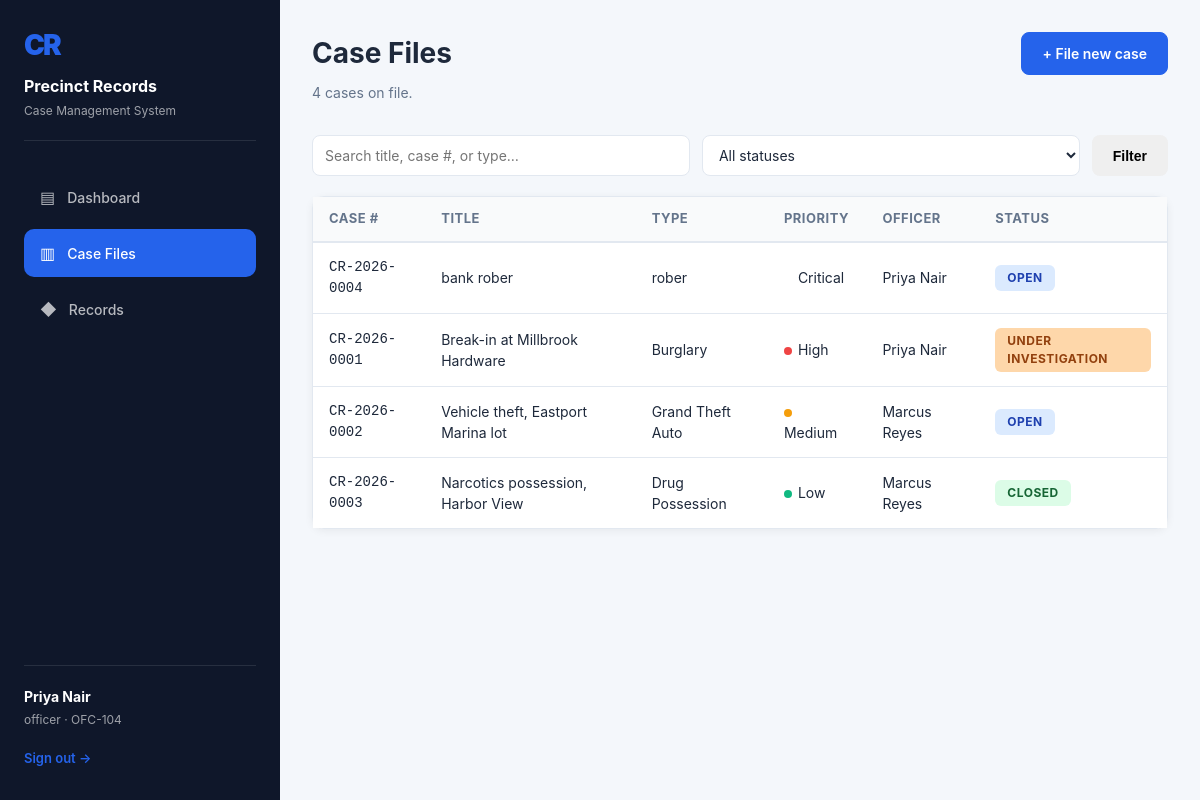
Screenshot of /cases (signed in) with the database file from the repository.
### tables this page shows
CREATE TABLE user (
    id INTEGER PRIMARY KEY AUTOINCREMENT,
    full_name TEXT NOT NULL,
    badge_no TEXT UNIQUE NOT NULL,
    username TEXT UNIQUE NOT NULL,
    password_hash TEXT NOT NULL,
    role TEXT NOT NULL DEFAULT 'officer',
    department TEXT DEFAULT 'General Investigation',
    created_at TEXT
);

CREATE TABLE case_file (
    id INTEGER PRIMARY KEY AUTOINCREMENT,
    case_number TEXT UNIQUE NOT NULL,
    title TEXT NOT NULL,
    crime_type TEXT NOT NULL,
    description TEXT,
    location TEXT,
    date_reported TEXT,
    status TEXT DEFAULT 'Open',
    priority TEXT DEFAULT 'Medium',
    officer_id INTEGER REFERENCES user(id) ON DELETE SET NULL,
    criminal_id INTEGER REFERENCES criminal(id) ON DELETE SET NULL,
    created_at TEXT
);

### app.py (the view)
@app.route("/cases")
@login_required
def cases():
    q = request.args.get("q", "").strip()
    status = request.args.get("status", "").strip()
    conn = dbm.get_db()
    sql = ("SELECT c.*, u.full_name AS officer_name FROM case_file c "
           "LEFT JOIN user u ON c.officer_id = u.id WHERE 1=1")
    params = []
    if q:
        sql += " AND (c.title LIKE ? OR c.case_number LIKE ? OR c.crime_type LIKE ?)"
        like = f"%{q}%"
        params += [like, like, like]
    if status:
        sql += " AND c.status = ?"
        params.append(status)
    sql += " ORDER BY c.created_at DESC"
    all_cases = conn.execute(sql, params).fetchall()
    conn.close()
    return render_template("cases.html", cases=all_cases, q=q, status=status)

### app.py (called while the page is built)
@app.before_request
def load_logged_in_user():
    user_id = session.get("user_id")
    if user_id is None:
        g.user = AnonymousUser()
    else:
        conn = dbm.get_db()
        row = conn.execute("SELECT * FROM user WHERE id = ?", (user_id,)).fetchone()
        conn.close()
        if row is None:
            g.user = AnonymousUser()
        else:
            g.user = dict(row)
            g.user["is_authenticated"] = True
            g.user["is_admin"] = row["role"] == "admin"

@app.context_processor
def inject_user():
    return {"current_user": g.get("user", AnonymousUser()), "current_year": datetime.utcnow().year}

def _is_logged_in():
    return isinstance(g.user, dict) and g.user.get("is_authenticated")

def login_required(view):
    @wraps(view)
    def wrapped(*args, **kwargs):
        if not _is_logged_in():
            return redirect(url_for("login", next=request.path))
        return view(*args, **kwargs)
    return wrapped

### db.py (called while the page is built)
def get_db():
    conn = sqlite3.connect(DB_PATH)
    conn.row_factory = sqlite3.Row
    conn.execute("PRAGMA foreign_keys = ON")
    return conn

### templates/cases.html (shortened to what this page needs)
{% extends "base.html" %}
{% block content %}
<div class="topbar">
  <div>
    <h1>Case Files</h1>
    <div class="desc">{{ cases|length }} case{{ '' if cases|length == 1 else 's' }} on file.</div>
  </div>
  <a class="btn btn-primary" href="{{ url_for('new_case') }}">+ File new case</a>
</div>
<form class="toolbar" method="GET">
  <input type="text" name="q" placeholder="Search title, case #, or type…" value="{{ q }}">
  <select name="status">
    <option value="">All statuses</option>
  </select>
  <button class="btn" type="submit">Filter</button>
</form>
<div class="card" style="padding:0;">
  {% if cases %}
  <table>
    <thead>
      <tr><th>Case #</th><th>Title</th><th>Type</th><th>Priority</th><th>Officer</th><th>Status</th></tr>
    </thead>
    <tbody>
      {% for c in cases %}
      <tr class="row-link" onclick="location.href='{{ url_for('case_detail', case_id=c.id) }}'">
        <td class="mono">{{ c.case_number }}</td>
        <td>{{ c.title }}</td>
        <td>{{ c.crime_type }}</td>
        <td><span class="priority-dot priority-{{ c.priority }}"></span>{{ c.priority }}</td>
        <td>{{ c.officer_name or '—' }}</td>
        <td><span class="stamp stamp-{{ c.status|lower|replace(' ', '-') }}">{{ c.status }}</span></td>
      </tr>
      {% endfor %}
    </tbody>
  </table>
  {% else %}
  <div class="empty-state">
    <div class="big">No matching cases</div>
    Try a different search term or file a new case.
  </div>
  {% endif %}
</div>
{% endblock %}

### templates/base.html (shortened to what this page needs)
<!DOCTYPE html>
<html lang="en">
<head>
  <link rel="stylesheet" href="{{ url_for('static', filename='css/style.css') }}">
</head>
<body>
  <div class="shell">
    <aside class="sidebar">
      <div class="sidebar__brand">
        <div class="mark">CR</div>
        <div class="title">Precinct Records</div>
        <div class="sub">Case Management System</div>
      </div>
      <ul class="tabs">
        <li><a class="tab {{ 'active' if request.endpoint=='dashboard' }}" href="{{ url_for('dashboard') }}"><span class="icon">▤</span> Dashboard</a></li>
        <li><a class="tab {{ 'active' if request.endpoint in ['cases','case_detail','new_case','edit_case'] }}" href="{{ url_for('cases') }}"><span class="icon">▥</span> Case Files</a></li>
        <li><a class="tab {{ 'active' if request.endpoint in ['criminals','criminal_detail','new_criminal','edit_criminal'] }}" href="{{ url_for('criminals') }}"><span class="icon">◆</span> Records</a></li>
      </ul>
      {% if current_user.is_authenticated %}
      <div class="sidebar__foot">
        <div class="who">{{ current_user.full_name }}</div>
        <div class="role">{{ current_user.role }} · {{ current_user.badge_no }}</div>
        <a class="signout" href="{{ url_for('logout') }}">Sign out →</a>
      </div>
      {% endif %}
    </aside>
    <main class="main">
      {% block content %}{% endblock %}
    </main>
  </div>
</body>
</html>

### static/css/style.css (style rules this page uses)
:root { --primary: #2563eb; --primary-dark: #1e40af; --secondary: #64748b; --sidebar: #0f172a; --bg: #f4f7fb; --card: #fff; --text: #1e293b; --text-faint: #64748b; --border: #e2e8f0; --success: #10b981; --error: #ef4444; --warning: #f59e0b; --amber: #f59e0b; --blue: #3b82f6; --teal: #14b8a6; --red: #ef4444; }
* { box-sizing: border-box; }
html, body { margin: 0; padding: 0; height: 100%; }
body { font-family: -apple-system, BlinkMacSystemFont, "Segoe UI", Roboto, "Helvetica Neue", Arial, sans-serif; background: var(--bg); color: var(--text); line-height: 1.5; }
.shell { display: flex; min-height: 100vh; }
.sidebar { width: 280px; background: var(--sidebar); color: #fff; padding: 24px; display: flex; flex-direction: column; position: relative; }
.sidebar__brand { margin-bottom: 32px; padding-bottom: 20px; border-bottom: 1px solid rgba(255, 255, 255, 0.1); }
.mark { font-size: 28px; font-weight: 900; letter-spacing: -2px; margin-bottom: 8px; color: var(--primary); }
.sidebar__brand .title { font-size: 16px; font-weight: 700; margin-bottom: 4px; }
.sidebar__brand .sub { font-size: 12px; color: rgba(255, 255, 255, 0.6); }
.tabs { list-style: none; margin: 0; padding: 0; flex: 1; }
.tabs li { margin-bottom: 8px; }
.tab { display: flex; align-items: center; gap: 12px; padding: 12px 16px; border-radius: 10px; color: rgba(255, 255, 255, 0.7); text-decoration: none; font-size: 14px; font-weight: 500; transition: all 0.2s ease; }
.tab.active { background: var(--primary); color: #fff; }
.tab .icon { font-size: 16px; }
.sidebar__foot { padding-top: 20px; border-top: 1px solid rgba(255, 255, 255, 0.1); }
.who { font-weight: 700; font-size: 14px; margin-bottom: 4px; }
.role { font-size: 12px; color: rgba(255, 255, 255, 0.6); margin-bottom: 12px; }
.signout { display: inline-block; color: var(--primary); text-decoration: none; font-size: 13px; font-weight: 600; padding: 8px 0; }
.main { flex: 1; padding: 32px; overflow-y: auto; }
.topbar { display: flex; justify-content: space-between; align-items: flex-start; margin-bottom: 32px; gap: 20px; }
.topbar h1 { margin: 0 0 8px 0; font-size: 28px; font-weight: 700; }
.desc { color: var(--text-faint); font-size: 14px; }
.btn { display: inline-flex; align-items: center; gap: 6px; padding: 10px 20px; border: 1px solid transparent; border-radius: 8px; font-size: 14px; font-weight: 600; cursor: pointer; text-decoration: none; transition: all 0.2s ease; white-space: nowrap; }
.btn-primary { background: var(--primary); color: #fff; border-color: var(--primary); }
.card { background: var(--card); border-radius: 12px; padding: 24px; box-shadow: 0 2px 8px rgba(0, 0, 0, 0.06); border: 1px solid var(--border); }
.mono { font-family: 'Courier New', Courier, monospace; }
table { width: 100%; border-collapse: collapse; background: var(--card); }
thead { background: #f9fafb; border-bottom: 2px solid var(--border); }
th { padding: 12px 16px; text-align: left; font-size: 13px; font-weight: 700; text-transform: uppercase; letter-spacing: 0.5px; color: var(--text-faint); }
td { padding: 14px 16px; border-bottom: 1px solid var(--border); font-size: 14px; }
.row-link { cursor: pointer; }
tbody tr:last-child td { border-bottom: none; }
.stamp { display: inline-block; padding: 4px 12px; border-radius: 6px; font-size: 12px; font-weight: 700; text-transform: uppercase; letter-spacing: 0.5px; }
.stamp-open { background: #dbeafe; color: #1e40af; }
.stamp-under-investigation { background: #fed7aa; color: #92400e; }
.stamp-closed { background: #dcfce7; color: #166534; }
.priority-dot { display: inline-block; width: 8px; height: 8px; border-radius: 50%; margin-right: 6px; }
.priority-High { background: var(--error); }
.priority-Medium { background: var(--warning); }
.priority-Low { background: var(--success); }
input[type="text"], input[type="password"], input[type="email"], input[type="date"], input[type="number"], select, textarea { padding: 10px 12px; border: 1px solid var(--border); border-radius: 8px; font-size: 14px; font-family: inherit; color: var(--text); background: #fff; transition: all 0.2s ease; }
.toolbar { display: flex; gap: 12px; margin-bottom: 20px; flex-wrap: wrap; }
.toolbar input[type="text"], .toolbar select { flex: 1; min-width: 200px; }
.toolbar .btn { flex-shrink: 0; }

### rows the page displays
user: full_name "Priya Nair", role "officer", badge_no "OFC-104"
case_file: case_number "CR-2026-0004", title "bank rober", crime_type "rober", priority "Critical", full_name "Priya Nair", status "OPEN"
case_file: case_number "CR-2026-0001", title "Break-in at Millbrook Hardware", crime_type "Burglary", priority "High", full_name "Priya Nair", status "UNDER INVESTIGATION"
case_file: case_number "CR-2026-0002", title "Vehicle theft, Eastport Marina lot", crime_type "Grand Theft Auto", priority "Medium", full_name "Marcus Reyes", status "OPEN"
case_file: case_number "CR-2026-0003", title "Narcotics possession, Harbor View", crime_type "Drug Possession", priority "Low", full_name "Marcus Reyes", status "CLOSED"

### other values shown
{{ cases|length }} "4"
{{ '' if cases|length == 1 else 's' }} "s"
